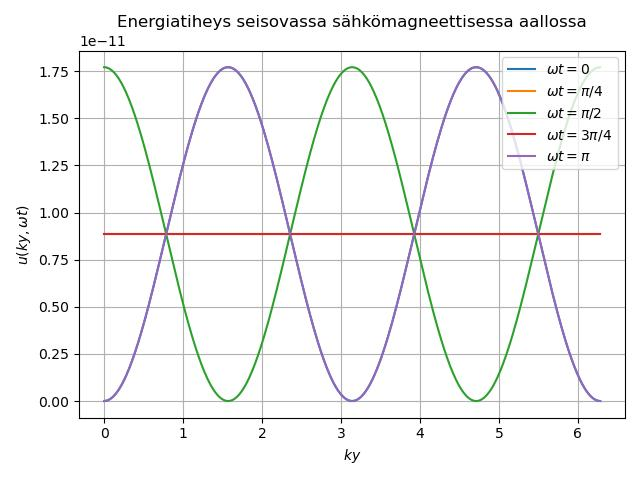

Write Python code to recreate this figure.

import matplotlib.pyplot as plt

import numpy as np

def main():
    
    # import numpy as np
    # import matplotlib.pyplot as plt

    # Constants
    epsilon_0 = 8.854187817e-12  # Vacuum permittivity
    E0 = 1.0  # Arbitrary amplitude (scales everything)

    # ky from 0 to 2π
    ky = np.linspace(0, 2 * np.pi, 500)

    # Different ωt values
    omega_t_values = [0, np.pi/4, np.pi/2, 3*np.pi/4, np.pi]
    labels = [r"$\omega t = 0$", r"$\omega t = \pi/4$", r"$\omega t = \pi/2$", r"$\omega t = 3\pi/4$", r"$\omega t = \pi$"]

    # Compute energy density for each ωt
    fig, ax = plt.subplots()
    for omega_t, label in zip(omega_t_values, labels):
        # u = 2 * epsilon_0 * E0**2 * (np.sin(ky)**2 * np.cos(omega_t)**2 + np.cos(ky)**2 * np.sin(omega_t)**2)
        u = 1/2*E0**2*epsilon_0*(-np.cos(2*ky-2*omega_t)-np.cos(2*ky+2*omega_t)+2)
        ax.plot(ky, u, label=label)

    # Plot styling
    ax.set_title("Energiatiheys seisovassa sähkömagneettisessa aallossa")
    ax.set_xlabel(r"$ky$")
    ax.set_ylabel(r"$u(ky, \omega t)$")
    ax.grid(True)
    ax.legend()
    plt.tight_layout()
    plt.savefig("plotting.jpg", format="jpg")
    plt.show()


    return

if __name__=="__main__":
    main()
    exit(0)

